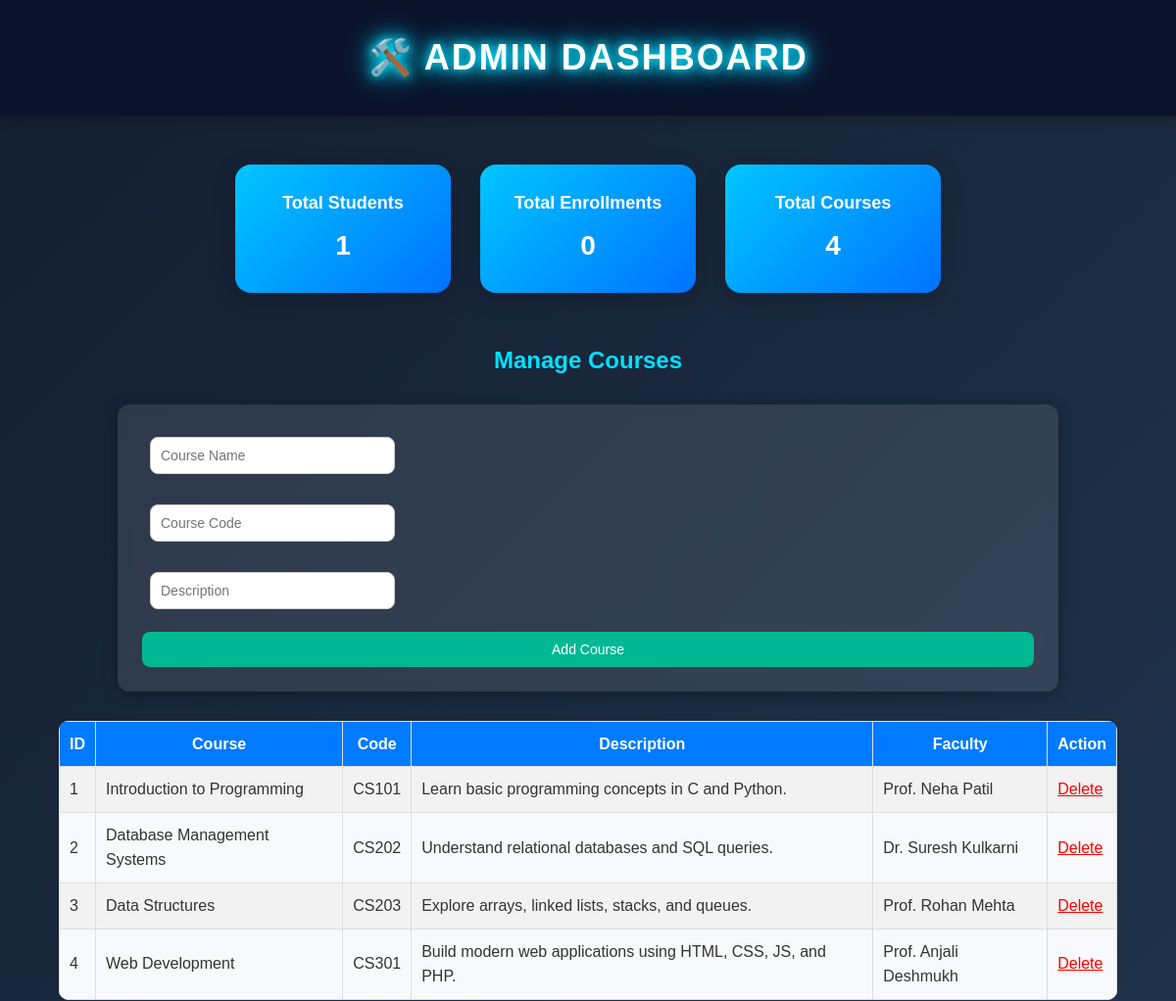
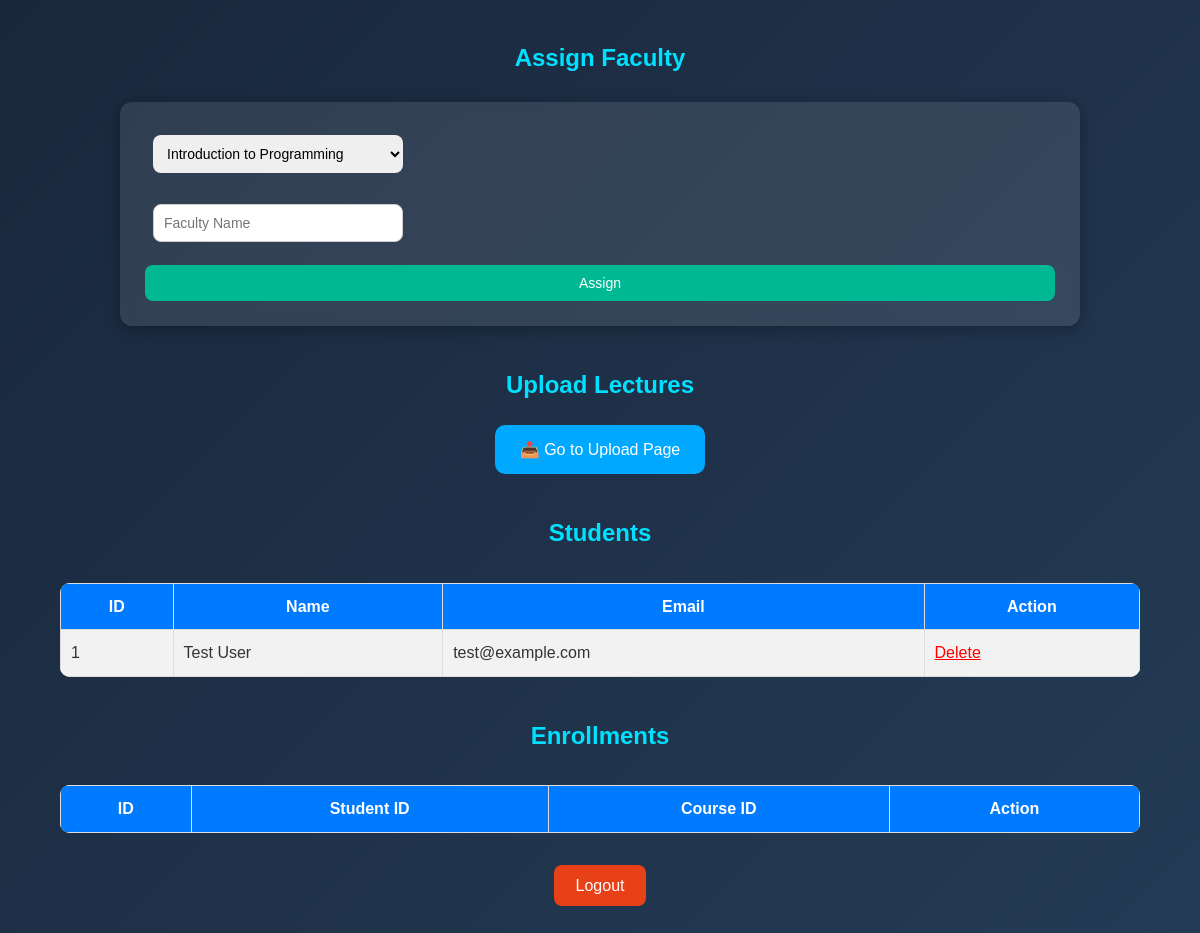
The app's page /admin/admin_dashboard.php (signed in) with its own data (2 pictures, top to bottom).
### tables this page shows
CREATE TABLE IF NOT EXISTS courses (
    id INT AUTO_INCREMENT PRIMARY KEY,
    course_name VARCHAR(100) NOT NULL,
    course_code VARCHAR(50) NOT NULL UNIQUE,
    faculty_name VARCHAR(100),
    duration VARCHAR(50),
    price DECIMAL(10,2) DEFAULT 0.00,
    description TEXT
);

CREATE TABLE IF NOT EXISTS student (
    id INT AUTO_INCREMENT PRIMARY KEY,
    name VARCHAR(100) NOT NULL,
    email VARCHAR(100) NOT NULL UNIQUE,
    password VARCHAR(255) NOT NULL
);

### admin/admin_dashboard.php (the view, shortened to what this page needs)
<?php
include '../db.php';
$courses = $conn->query("SELECT * FROM courses");
$students = $conn->query("SELECT * FROM student");
$total_students = $conn->query("SELECT COUNT(*) AS total FROM student")->fetch_assoc()['total'];
$total_enrollments = $conn->query("SELECT COUNT(*) AS total FROM enrollment_table")->fetch_assoc()['total'];
$total_courses = $conn->query("SELECT COUNT(*) AS total FROM courses")->fetch_assoc()['total'];
?>
<!DOCTYPE html>
<html lang="en">
<head>
    <link rel="stylesheet" href="../style.css">
</head>
<body>
<header>
    <h1>🛠️ ADMIN DASHBOARD</h1>
</header>
<div class="stats">
    <div class="stat-box"><h3>Total Students</h3><p><?= $total_students; ?></p></div>
    <div class="stat-box"><h3>Total Enrollments</h3><p><?= $total_enrollments; ?></p></div>
    <div class="stat-box"><h3>Total Courses</h3><p><?= $total_courses; ?></p></div>
</div>
<h2>Manage Courses</h2>
<form method="post">
    <input type="text" name="course_name" placeholder="Course Name" required>
    <input type="text" name="course_code" placeholder="Course Code" required>
    <input type="text" name="description" placeholder="Description" required>
    <button type="submit" name="add_course">Add Course</button>
</form>
<table>
    <tr><th>ID</th><th>Course</th><th>Code</th><th>Description</th><th>Faculty</th><th>Action</th></tr>
    <?php while ($row = $courses->fetch_assoc()): ?>
    <tr>
        <td><?= $row['id']; ?></td>
        <td><?= htmlspecialchars($row['course_name']); ?></td>
        <td><?= htmlspecialchars($row['course_code']); ?></td>
        <td><?= htmlspecialchars($row['description']); ?></td>
        <td><?= htmlspecialchars($row['faculty_name'] ?? 'Unassigned'); ?></td>
        <td><a href="?delete_course=<?= $row['id']; ?>" style="color:red;">Delete</a></td>
    </tr>
    <?php endwhile; ?>
</table>
<h2>Assign Faculty</h2>
<form method="post">
    <select name="course_id">
        <?php
        $course_data = $conn->query("SELECT id, course_name FROM courses");
        while ($c = $course_data->fetch_assoc()) {
            echo "<option value='{$c['id']}'>{$c['course_name']}</option>";
        }
        ?>
    </select>
    <input type="text" name="faculty_name" placeholder="Faculty Name" required>
    <button type="submit" name="assign_faculty">Assign</button>
</form>
<h2>Upload Lectures</h2>
<div style="text-align:center;">
    <a href="upload_lectures.php" class="upload-btn">📤 Go to Upload Page</a>
</div>
<h2>Students</h2>
<table>
    <tr><th>ID</th><th>Name</th><th>Email</th><th>Action</th></tr>
    <?php while ($s = $students->fetch_assoc()): ?>
    <tr>
        <td><?= $s['id']; ?></td>
        <td><?= htmlspecialchars($s['name']); ?></td>
        <td><?= htmlspecialchars($s['email']); ?></td>
        <td><a href="?delete_student=<?= $s['id']; ?>" style="color:red;">Delete</a></td>
    </tr>
    <?php endwhile; ?>
</table>
<h2>Enrollments</h2>
<table>
    <tr><th>ID</th><th>Student ID</th><th>Course ID</th><th>Action</th></tr>
</table>
<div class="logout">
    <a href="logout.php">Logout</a>
</div>
</body>
</html>

### style.css (style rules this page uses)
* { margin: 0; padding: 0; box-sizing: border-box; font-family: "Poppins", Arial, sans-serif; }
body { background: #f4f6f8; color: #333; line-height: 1.6; }
h1, h2 { text-align: center; color: #222; margin-bottom: 20px; }
form { display: flex; flex-direction: column; gap: 15px; width: 350px; margin: 20px auto; background: #fff; padding: 25px; border-radius: 12px; box-shadow: 0 3px 10px rgba(0,0,0,0.1); }
input[type="text"], input[type="email"], input[type="password"], select { padding: 10px; border: 1px solid #ccc; border-radius: 8px; font-size: 14px; transition: border 0.3s; }
button, .btn { background: #007bff; color: white; border: none; padding: 10px 16px; border-radius: 6px; font-size: 14px; cursor: pointer; transition: 0.3s; text-decoration: none; display: inline-block; text-align: center; }
.stats { display: flex; justify-content: center; gap: 30px; margin-bottom: 30px; flex-wrap: wrap; }
.stat-box { background: #007bff; color: white; padding: 20px; border-radius: 10px; width: 200px; text-align: center; box-shadow: 0 4px 15px rgba(0,0,0,0.1); }
.stat-box h3 { margin-bottom: 10px; }

### admin/admin_dashboard.php (style rules this page uses)
body { font-family: 'Poppins', sans-serif; background: linear-gradient(135deg, #141E30, #243B55); margin: 0; padding: 0; color: #f5f5f5; }
header { background: #0b132b; text-align: center; padding: 30px 0; box-shadow: 0 3px 15px rgba(0,0,0,0.3); }
header h1 { margin: 0; font-size: 36px; font-weight: 800; color: #ffffff; text-transform: uppercase; letter-spacing: 2px; text-shadow: 0 0 10px #00e0ff, 0 0 20px #00e0ff, 0 0 30px #00b4d8; }
.stats { display: flex; justify-content: center; gap: 30px; flex-wrap: wrap; margin: 50px 0; }
.stat-box { background: linear-gradient(135deg, #00c6ff, #0072ff); color: white; width: 220px; text-align: center; border-radius: 16px; padding: 25px; box-shadow: 0 5px 25px rgba(0,0,0,0.2); transition: transform 0.3s ease; }
.stat-box h3 { font-size: 18px; margin-bottom: 8px; }
.stat-box p { font-size: 28px; font-weight: 700; color: #fff; }
h2 { text-align: center; color: #00e0ff; margin-top: 40px; }
form { background: rgba(255, 255, 255, 0.1); width: 80%; margin: 25px auto; border-radius: 12px; padding: 25px; backdrop-filter: blur(6px); box-shadow: 0 3px 15px rgba(0,0,0,0.3); }
input, select { padding: 10px; margin: 8px; border-radius: 8px; border: none; outline: none; width: 250px; }
button { background: #00b894; color: white; border: none; padding: 10px 20px; border-radius: 8px; cursor: pointer; transition: background 0.3s; }
table { width: 90%; margin: 30px auto; border-collapse: collapse; background: #f8f9fa; border-radius: 10px; overflow: hidden; color: #333; }
th, td { border: 1px solid #ddd; padding: 10px; }
th { background: #007bff; color: white; text-align: center; }
tr:nth-child(even) { background: #f2f2f2; }
.upload-btn { display: inline-block; background: #00a8ff; color: white; padding: 12px 25px; text-decoration: none; border-radius: 10px; transition: 0.3s; }
.logout { text-align: center; margin: 40px 0; }
.logout a { color: white; background: #e84118; padding: 12px 22px; text-decoration: none; border-radius: 8px; transition: background 0.3s; }

### records on screen
courses: id "1", course_name "Introduction to Programming", course_code "CS101", description "Learn basic programming concepts in C and Python.", faculty_name "Prof. Neha Patil"
courses: id "2", course_name "Database Management Systems", course_code "CS202", description "Understand relational databases and SQL queries.", faculty_name "Dr. Suresh Kulkarni"
courses: id "3", course_name "Data Structures", course_code "CS203", description "Explore arrays, linked lists, stacks, and queues.", faculty_name "Prof. Rohan Mehta"
courses: id "4", course_name "Web Development", course_code "CS301", description "Build modern web applications using HTML, CSS, JS, and PHP.", faculty_name "Prof. Anjali Deshmukh"
student: id "1", name "Test User", email "test@example.com"

### other values on screen
$total_students "1"
$total_enrollments "0"
$total_courses "4"
form field course_id "Introduction to Programming"
